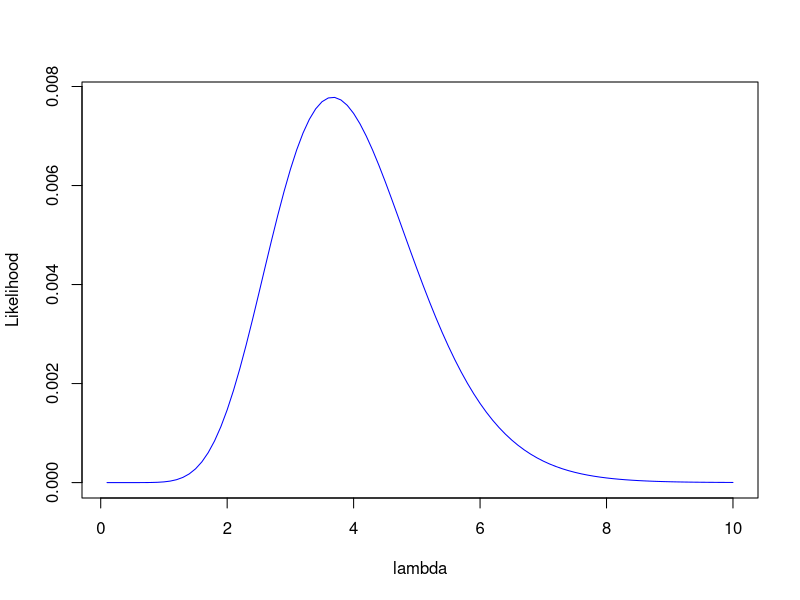
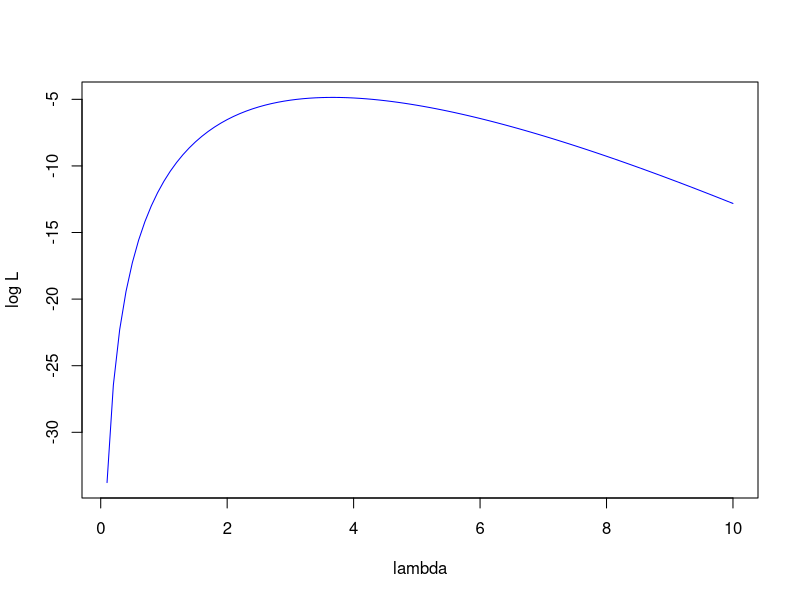
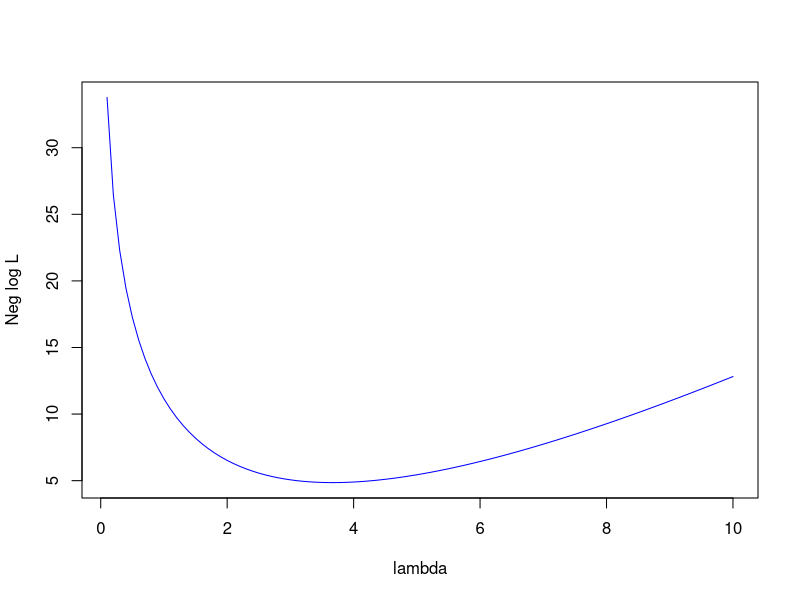
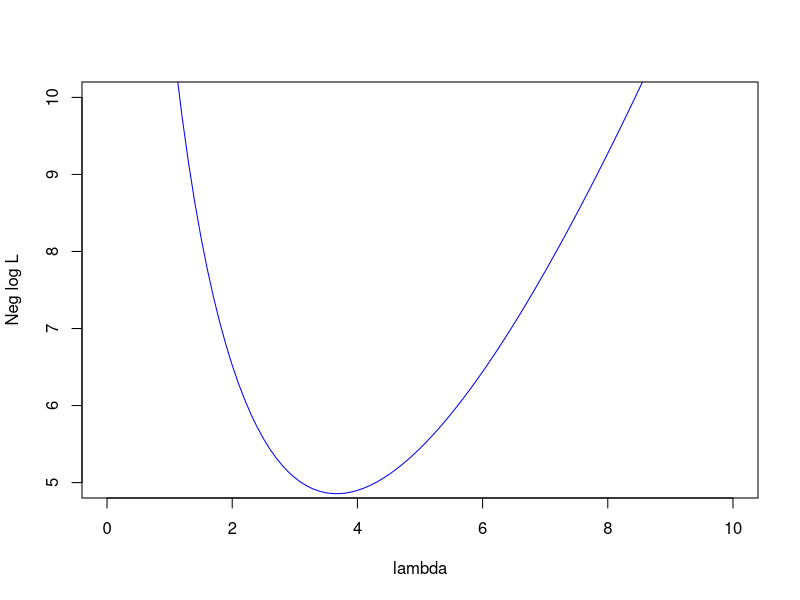

Reproduce these figures in R, in order.
# Poisson likelihood for three values
# Make a vector lambda
lambda <- seq(0.1,10,0.1)
like.2 <- dpois(3,lambda)
like.4 <- dpois(4,lambda)
like.5 <- dpois(4,lambda)
like.all <- like.2*like.4*like.5
# Plot joint Likelihood for the three values
plot(lambda,like.all,type="l",col="blue",ylab="Likelihood")
# Plot log Likelihood for the three values
logL <- log(like.all)
plot(lambda,logL,type="l",col="blue",ylab="log L")
# Plot neg log Likelihood for the three values
plot(lambda,-logL,type="l",col="blue",ylab="Neg log L")

# Let's plot the relevant part of the figure...
plot(lambda,-logL,type="l",col="blue",ylab="Neg log L",xlim=c(0,10),ylim=c(5,10))

# What value of lambda minimizes the negative logL?
# We can use this function to explore this

nll.pois <- function(lambda){
  -log(dpois(2,lambda)*dpois(4,lambda)*dpois(5,lambda))
}
